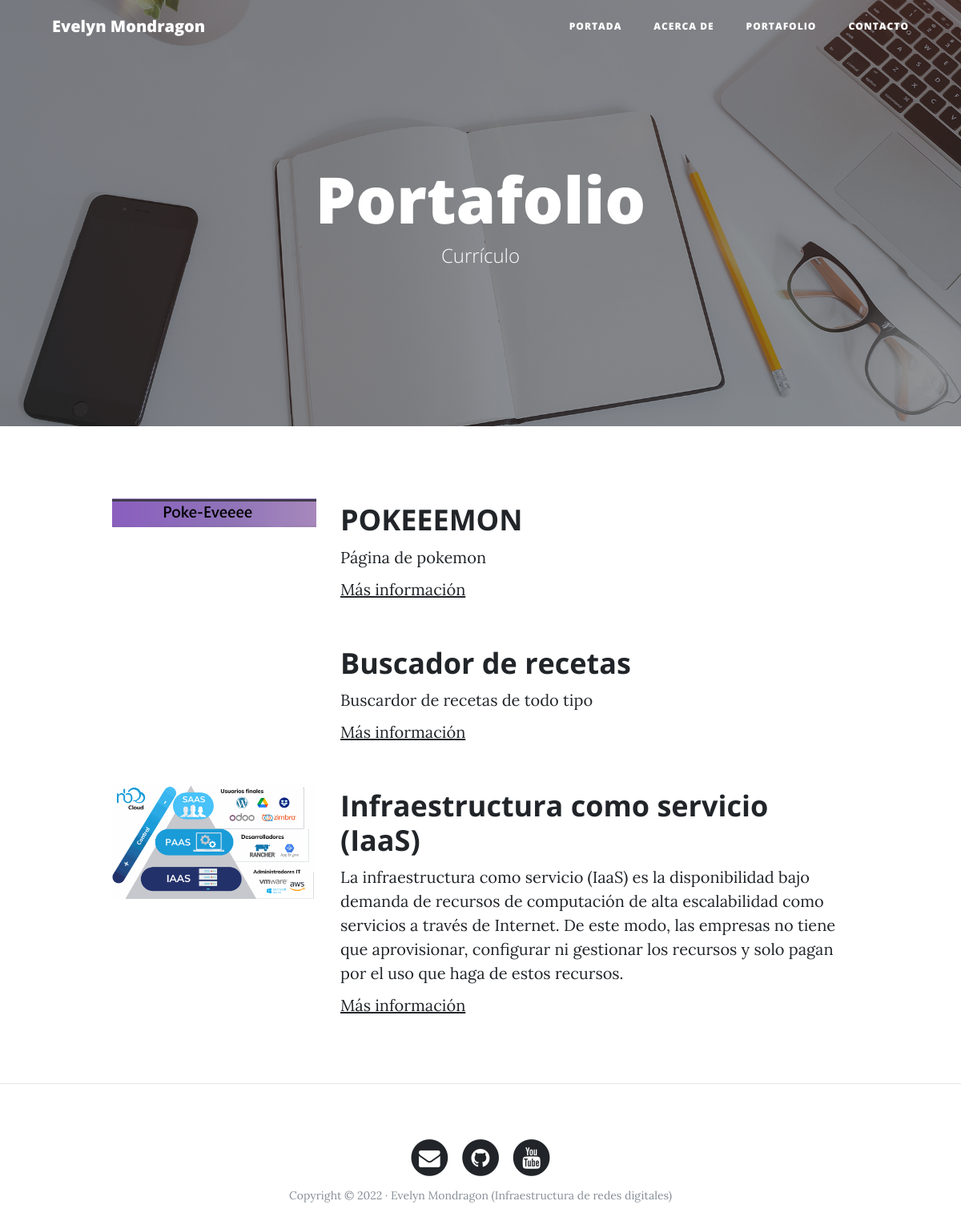
The page /portfolio/ on the database its author committed.
### portfolio/models.py (models this page shows, shortened)
class Project(models.Model):
    title = models.CharField(max_length=200, verbose_name="Título")
    description = models.TextField(verbose_name="Descripción")
    image = models.ImageField(verbose_name="Imagen", upload_to="projects")
    link = models.URLField(verbose_name="Dirección Web", null=True, blank=True)
    created = models.DateTimeField(auto_now_add=True, verbose_name="Fecha de creación")
    updated = models.DateTimeField(auto_now=True, verbose_name="Fecha de edición")
    class Meta:
        verbose_name = "proyecto"
        verbose_name_plural = "proyectos"
        ordering = ["-created"]

### portfolio/views.py (the view)
# urls.py: path('portfolio/', portfolio_views.portfolio, name="portfolio"),
def portfolio(request):
    projects = Project.objects.all()
    return render(request, "portfolio/portfolio.html", {'projects': projects})

### portfolio/templates/portfolio/portfolio.html (shortened to what this page needs)
{% extends 'core/base.html' %}
{% block background %}{% load static %}{% static 'core/img/portfolio-bg.jpg' %}{% endblock %}
{% block headers %}
<h1>Portafolio</h1>
<span class="subheading">Currículo</span>
{% endblock %}
{% block content %}
    {% for project in projects %}
        <div class="row project">
            <div class="col-lg-3 col-md-4 offset-lg-1">
                <img class="img-fluid" src="{{project.image.url}}" alt="">
            </div>
            <div class="col-lg-7 col-md-8">
                <h2 class="section-heading title">{{project.title}}</h2>
                <p>{{project.description}}</p>
                {% if project.link %}
                    <p><a href="{{project.link}}">Más información</a></p>
                {% endif %}
            </div>
        </div>
    {% endfor %}
{% endblock %}

### core/templates/core/base.html (shortened to what this page needs)
<!DOCTYPE html>
<html lang="es">
  <head>
    {% load static %}
    <link href="{% static 'core/vendor/bootstrap/css/bootstrap.min.css' %}" rel="stylesheet">
    <link href="{% static 'core/vendor/font-awesome/css/font-awesome.min.css' %}" rel="stylesheet" type="text/css">
    <link href="{% static 'core/css/clean-blog.min.css' %}" rel="stylesheet">
  </head>
  <body>
    <nav class="navbar navbar-expand-lg navbar-light fixed-top" id="mainNav">
      <div class="container">
        <a class="navbar-brand" href="{% url 'home' %}">Evelyn Mondragon</a>
        <div class="collapse navbar-collapse" id="navbarResponsive">
          <ul class="navbar-nav ml-auto">
            <li class="nav-item">
              <a class="nav-link" href="{% url 'home' %}">Portada</a>
            </li>
            <li class="nav-item">
              <a class="nav-link" href="{% url 'about' %}">Acerca de</a>
            </li>
            <li class="nav-item">
              <a class="nav-link" href="{% url 'portfolio' %}">Portafolio</a>
            </li>
            <li class="nav-item">
              <a class="nav-link" href="{% url 'contact' %}">Contacto</a>
            </li>
          </ul>
        </div>
      </div>
    </nav>
    <header class="masthead" style="background-image: url('{% block background %}{% endblock %}')">
      <div class="overlay"></div>
      <div class="container">
        <div class="row">
          <div class="col-lg-8 col-md-10 mx-auto">
            <div class="site-heading">
              {% block headers %}{% endblock %}
            </div>
          </div>
        </div>
      </div>
    </header>
    <div class="container">
      {% block content %}{% endblock %}
    </div>
    {% if request.path != "/" %}<hr>{% endif %}
    <footer>
      <div class="container">
        <div class="row">
          <div class="col-lg-8 col-md-10 mx-auto">
            <ul class="list-inline text-center">
              <li class="list-inline-item">
                <a href="#">
                  <span class="fa-stack fa-lg">
                    <i class="fa fa-circle fa-stack-2x"></i>
                    <i class="fa fa-envelope fa-stack-1x fa-inverse"></i>
                  </span>
                </a>
              </li>
              <li class="list-inline-item">
                <a href="#">
                  <span class="fa-stack fa-lg">
                    <i class="fa fa-circle fa-stack-2x"></i>
                    <i class="fa fa-github fa-stack-1x fa-inverse"></i>
                  </span>
                </a>
              </li>
              <li class="list-inline-item">
                <a href="#">
                  <span class="fa-stack fa-lg">
                    <i class="fa fa-circle fa-stack-2x"></i>
                    <i class="fa fa-youtube fa-stack-1x fa-inverse"></i>
                  </span>
                </a>
              </li>
            </ul>
            <p class="copyright text-muted">Copyright &copy; 2022 · Evelyn Mondragon (Infraestructura de redes digitales) </p>
          </div>
        </div>
      </div>
    </footer>
  </body>
</html>

### rows shown on the page
Project: image (picture), title "POKEEEMON", description "Página de pokemon"
Project: title "Buscador de recetas", description "Buscardor de recetas de todo tipo"
Project: image (picture), title "Infraestructura como servicio (IaaS)", description "La infraestructura como servicio (IaaS) es la disponibilidad bajo demanda de recursos de computación de alta escalabilidad como servicios a través de Internet. De este modo, las empresas no tiene que aprovisionar, configurar ni gestionar los recursos y solo pagan por el uso que haga de estos recursos."
